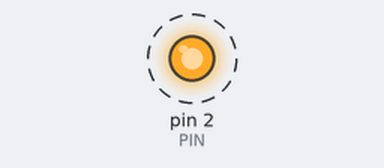
A sketch run on a simulated Arduino Uno, built with avr-gcc and run on an emulated ATmega328P. Parts: output pins drawn as LEDs (lit = HIGH). Dashed ring = blinking.

Above: at 0.5 s.
Timing chart, 0 to 4.6 s (numbered marks = the images above):
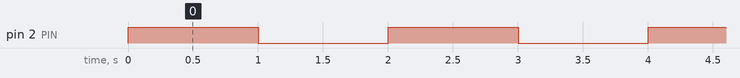

The sketch:

blinkmin.ino
```cpp
#define PIN 2
void setup() {
pinMode(PIN, OUTPUT);
}
void loop() {
digitalWrite(PIN, !digitalRead(PIN));
delay(1000);
}
```

Measured:
- by itself, pin 2 (PIN): alternates HIGH for 1.0 s and LOW for 1.0 s
